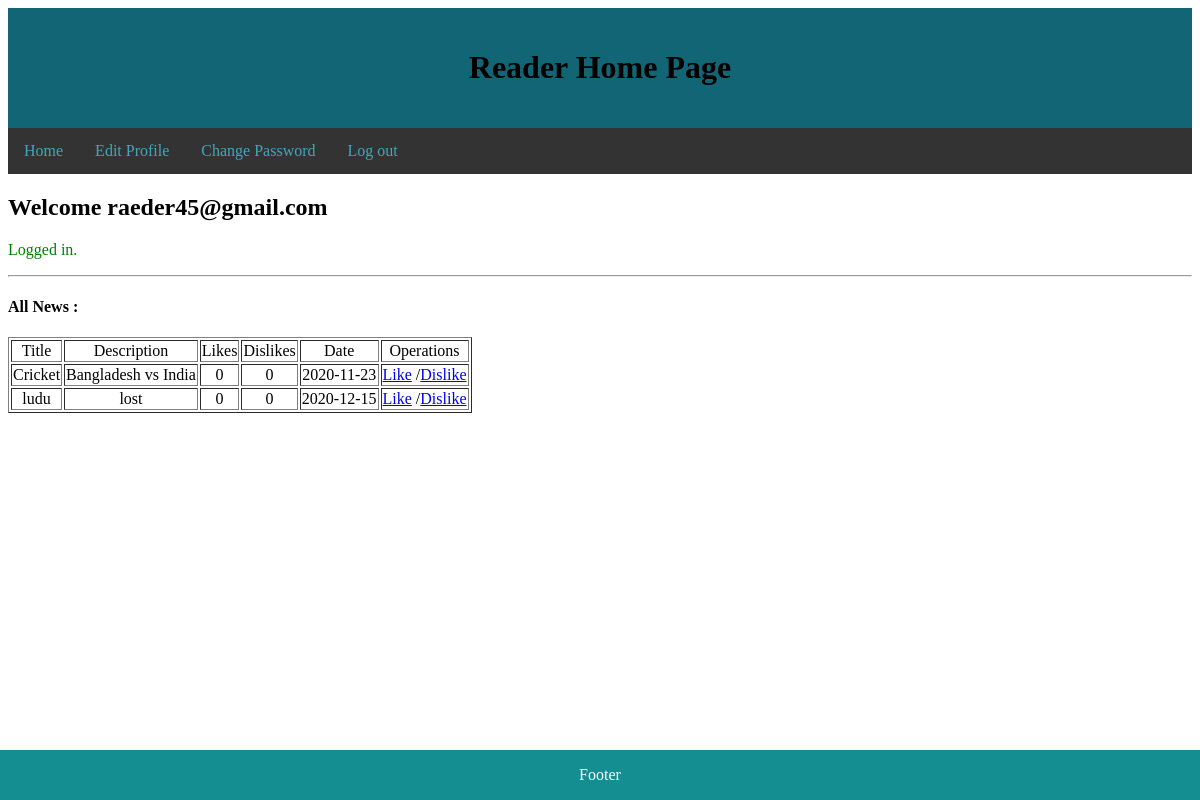
The app's page /reader-home.php?sec=Sports (signed in) with its own data.
### tables this page shows
CREATE TABLE `news` (
  `news_id` int(11) NOT NULL,
  `section` varchar(255) DEFAULT NULL,
  `title` varchar(255) DEFAULT NULL,
  `description` varchar(255) DEFAULT NULL,
  `likes` int(11) DEFAULT NULL,
  `dislikes` int(11) DEFAULT NULL,
  `dates` varchar(255) DEFAULT NULL,
  `status` int(11) DEFAULT NULL
);

### reader-home.php (the view, shortened to what this page needs)
<?php
require_once "mysqli.php";
try{
  $stmt = $mysqli->query("SELECT * FROM news where status = 1 AND section= '".$_GET['sec']. "' ORDER BY dates");
  $rowt = $stmt->fetch_all(MYSQLI_ASSOC);
}catch(Exception $ex){
  echo("Exception message: ". $ex->getMessage());
  header("Location:reader-home.php");
  return;
}
 ?>
<!DOCTYPE html>
<html lang="en" dir="ltr">
  <head>
  </head>
  <body>
  <link rel="stylesheet" type="text/css" href="style.css">
<div class="header">
<h1>Reader Home Page</h1>
</div>
<div class="sticky">
<div class="topnav">
<a href="reader-section.php">Home </a>
<a href="settings-reader.php">Edit Profile</a>
<a href="chpass-reader.php">Change Password</a>
<a href="login.php">Log out</a>
</div>
</div>
<div class="footer">
<p>Footer</p>
</div>
    <h2>Welcome
      <?php echo htmlentities($_SESSION['account']); ?>
    </h2>
    <?php
      if ( isset($_SESSION["success"]) ) {
          echo('<p style="color:green">'.$_SESSION["success"]."</p>\n");
      }
      else if ( isset($_SESSION["error"]) ) {
          echo('<p style="color:red">'.$_SESSION["error"]."</p>\n");
          unset($_SESSION["error"]);
      }
    ?>
    <hr> <h4>All News : </h4>
    <form method="post">
      <table border="1">
        <?php
            echo "<tr><td style='text-align:center'>";
            echo "Title";
            echo("</td><td style='text-align:center'>");
            echo "Description";
            echo("</td><td style='text-align:center'>");
            echo "Likes";
            echo("</td><td style='text-align:center'>");
            echo "Dislikes";
            echo("</td><td style='text-align:center'>");
            echo "Date";
            echo("</td><td style='text-align:center'>");
            echo "Operations";
        foreach ( $rowt as $row ) {
            echo "<tr><td style='text-align:center'>";
            echo htmlentities($row['title']);
            echo("</td><td style='text-align:center'>");
            echo htmlentities($row['description']);
            echo("</td><td style='text-align:center'>");
            echo htmlentities($row['likes']);
            echo("</td><td style='text-align:center'>");
            echo htmlentities($row['dislikes']);
            echo("</td><td style='text-align:center'>");
            echo $row['dates'];
            echo("</td><td style='text-align:center'>");
            echo '<a href="likes-news.php?news_id='.$row['news_id'].'">Like</a> /';
            echo '<a href="dislikes-news.php?news_id='.$row['news_id'].'">Dislike</a>';
            echo("</td></tr>\n");
        }
        ?>
      </table>
    </form>
  </body>
</html>

### style.css (style rules this page uses)
.header { background-color: #126574; text-align: center; padding: 20px; }
.topnav { overflow: hidden; background-color: #333; }
.topnav a { float: left; display: block; color: #42a6be; text-align: center; padding: 14px 16px; text-decoration: none; }
.footer { position: fixed; left: 0; bottom: 0; width: 100%; background-color: rgb(21, 142, 146); color: white; text-align: center; }
div.sticky { position: -webkit-sticky; position: sticky; top: 0; }

### records on screen
news: title "Cricket", description "Bangladesh vs India", likes "0", dislikes "0", dates "2020-11-23"
news: title "ludu", description "lost", likes "0", dislikes "0", dates "2020-12-15"

### other values on screen
$_SESSION['account'] "raeder45@gmail.com"
$_SESSION["success"] "Logged in."
